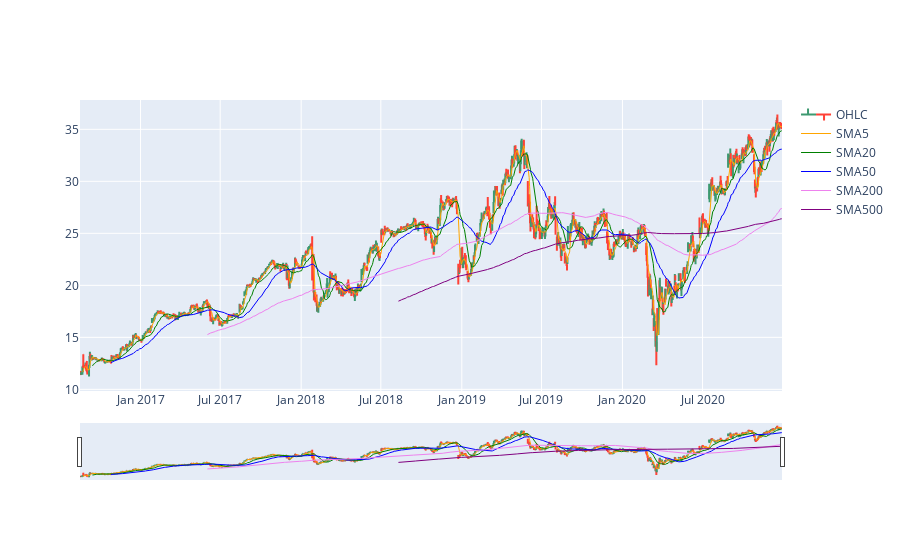

Here is the notebook cell this chart was saved with:
### Markdown cell above
## 5.2.1 Basic SMA

### Code cell
#DE_Data=DE_Data.reset_index()

DE_Data['SMA5'] = DE_Data.Close.rolling(5).mean()
DE_Data['SMA20'] = DE_Data.Close.rolling(20).mean()
DE_Data['SMA50'] = DE_Data.Close.rolling(50).mean()
DE_Data['SMA200'] = DE_Data.Close.rolling(200).mean()
DE_Data['SMA500'] = DE_Data.Close.rolling(500).mean()

fig = go.Figure(data=[go.Ohlc(x=DE_Data['Date'],open=DE_Data['Open'],high=DE_Data['High'],low=DE_Data['Low'],close=DE_Data['Close'], name = "OHLC"),
                      go.Scatter(x=DE_Data.Date, y=DE_Data.SMA5, line=dict(color='orange', width=1), name="SMA5"),
                      go.Scatter(x=DE_Data.Date, y=DE_Data.SMA20, line=dict(color='green', width=1), name="SMA20"),
                      go.Scatter(x=DE_Data.Date, y=DE_Data.SMA50, line=dict(color='blue', width=1), name="SMA50"),
                      go.Scatter(x=DE_Data.Date, y=DE_Data.SMA200, line=dict(color='violet', width=1), name="SMA200"),
                      go.Scatter(x=DE_Data.Date, y=DE_Data.SMA500, line=dict(color='purple', width=1), name="SMA500")])
fig.show()

### Figure 1 — Plotly figure (JSON) as saved in the notebook; plotly's stock layout.template omitted (floating-point values rounded to 4 significant figures; data arrays with more than 128 entries replaced by an {"elided": "..."} marker saying what was removed)
{"data": [{"close": {"elided": "1099 float values"}, "high": {"elided": "1099 float values"}, "low": {"elided": "1099 float values"}, "name": "OHLC", "open": {"elided": "1099 float values"}, "type": "ohlc", "x": {"elided": "1099 str values"}}, {"line": {"color": "orange", "width": 1}, "name": "SMA5", "type": "scatter", "x": {"elided": "1099 str values"}, "y": {"elided": "1099 float values"}}, {"line": {"color": "green", "width": 1}, "name": "SMA20", "type": "scatter", "x": {"elided": "1099 str values"}, "y": {"elided": "1099 float values"}}, {"line": {"color": "blue", "width": 1}, "name": "SMA50", "type": "scatter", "x": {"elided": "1099 str values"}, "y": {"elided": "1099 float values"}}, {"line": {"color": "violet", "width": 1}, "name": "SMA200", "type": "scatter", "x": {"elided": "1099 str values"}, "y": {"elided": "1099 float values"}}, {"line": {"color": "purple", "width": 1}, "name": "SMA500", "type": "scatter", "x": {"elided": "1099 str values"}, "y": {"elided": "1099 float values"}}], "layout": {}}
